Frame 1 (no input): blank canvas, image omitted
Frame 60 (the mouse pressed at the canvas centre just before this capture): blank canvas, image omitted
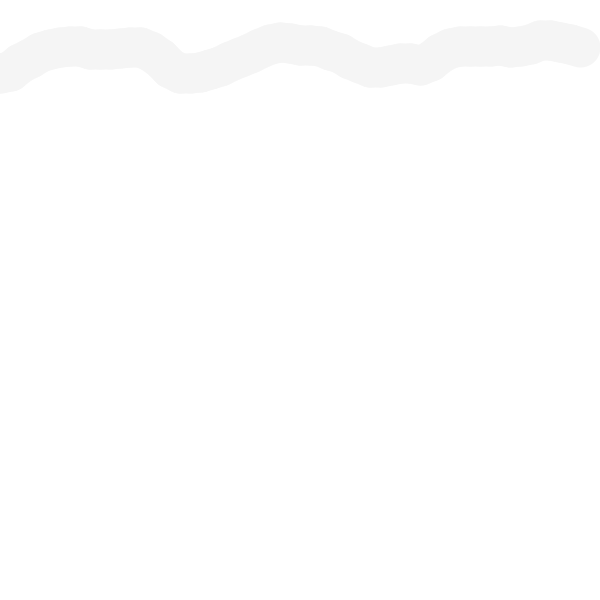
Frame 120 (the mouse held since frame 60 and released just before this capture)

The Processing sketch whose frames 1 and 60 were blank and that drew this single picture after the mouse press (run headless with seeded random() and noise(); from frame 60 on, the mouse is pressed at the canvas centre):

// Processing sketch: s12_landscape
// ── s12_landscape.pde
float x, y, px, py;
void setup() {
  size(600, 600);
  px = 0;
  py = 50;
  strokeWeight(40);
  background(255);
}

void draw() {
  stroke(255-y*0.5);
  // noise() is related to random,
  // but provides smoothed out values.
  line(x, y + 80*noise(x*.01, y*.01), 
    px, py + 80*noise(px*.01, py*.01));
  px = x;
  py = y;
  x = x + 10;
  if(x > width) {
    x = 0;
    y = y + 20;
    px = x;
    py = y;
  }
}
void keyPressed() {
  if(key == 's') {
    save("result.png");
  }
}
